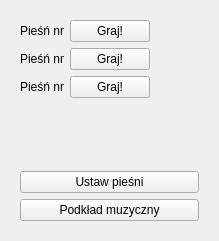
<?xml version="1.0" encoding="UTF-8"?>
<ui version="4.0">
 <class>SongSelector</class>
 <widget class="QWidget" name="SongSelector">
  <property name="geometry">
   <rect>
    <x>0</x>
    <y>0</y>
    <width>219</width>
    <height>235</height>
   </rect>
  </property>
  <property name="windowTitle">
   <string>Form</string>
  </property>
  <layout class="QVBoxLayout" name="verticalLayout">
   <item>
    <widget class="QStackedWidget" name="stackedWidget">
     <property name="currentIndex">
      <number>1</number>
     </property>
     <widget class="QWidget" name="setPage">
      <layout class="QGridLayout" name="gridLayout">
       <item row="7" column="2" colspan="2">
        <widget class="QPushButton" name="acceptButton">
         <property name="text">
          <string>Gotowe</string>
         </property>
        </widget>
       </item>
       <item row="0" column="0" colspan="2">
        <widget class="QLabel" name="label_4">
         <property name="text">
          <string>Wybór pieśni</string>
         </property>
         <property name="alignment">
          <set>Qt::AlignCenter</set>
         </property>
        </widget>
       </item>
       <item row="1" column="0">
        <widget class="QLabel" name="label">
         <property name="text">
          <string>1-sza pieśń</string>
         </property>
         <property name="alignment">
          <set>Qt::AlignCenter</set>
         </property>
        </widget>
       </item>
       <item row="2" column="0">
        <widget class="QLabel" name="label_2">
         <property name="text">
          <string>2-ga pieśń</string>
         </property>
         <property name="alignment">
          <set>Qt::AlignCenter</set>
         </property>
        </widget>
       </item>
       <item row="7" column="0">
        <widget class="QPushButton" name="cancelButton">
         <property name="text">
          <string>Anuluj</string>
         </property>
        </widget>
       </item>
       <item row="3" column="0">
        <widget class="QLabel" name="label_3">
         <property name="text">
          <string>3-cia pieśń </string>
         </property>
         <property name="alignment">
          <set>Qt::AlignCenter</set>
         </property>
        </widget>
       </item>
       <item row="2" column="3">
        <widget class="QToolButton" name="song2Button">
         <property name="text">
          <string/>
         </property>
         <property name="icon">
          <iconset resource="resource.qrc">
           <normaloff>:/res/style/down-arrow.png</normaloff>:/res/style/down-arrow.png</iconset>
         </property>
         <property name="iconSize">
          <size>
           <width>40</width>
           <height>40</height>
          </size>
         </property>
        </widget>
       </item>
       <item row="1" column="3">
        <widget class="QToolButton" name="song1Button">
         <property name="text">
          <string/>
         </property>
         <property name="icon">
          <iconset resource="resource.qrc">
           <normaloff>:/res/style/down-arrow.png</normaloff>:/res/style/down-arrow.png</iconset>
         </property>
         <property name="iconSize">
          <size>
           <width>40</width>
           <height>40</height>
          </size>
         </property>
        </widget>
       </item>
       <item row="1" column="2">
        <widget class="SlimLineEdit" name="song1Edit">
         <property name="sizePolicy">
          <sizepolicy hsizetype="Maximum" vsizetype="Fixed">
           <horstretch>0</horstretch>
           <verstretch>0</verstretch>
          </sizepolicy>
         </property>
         <property name="maxLength">
          <number>3</number>
         </property>
         <property name="alignment">
          <set>Qt::AlignCenter</set>
         </property>
         <property name="readOnly">
          <bool>true</bool>
         </property>
        </widget>
       </item>
       <item row="3" column="3">
        <widget class="QToolButton" name="song3Button">
         <property name="text">
          <string/>
         </property>
         <property name="icon">
          <iconset resource="resource.qrc">
           <normaloff>:/res/style/down-arrow.png</normaloff>:/res/style/down-arrow.png</iconset>
         </property>
         <property name="iconSize">
          <size>
           <width>40</width>
           <height>40</height>
          </size>
         </property>
        </widget>
       </item>
       <item row="2" column="2">
        <widget class="SlimLineEdit" name="song2Edit">
         <property name="sizePolicy">
          <sizepolicy hsizetype="Maximum" vsizetype="Fixed">
           <horstretch>0</horstretch>
           <verstretch>0</verstretch>
          </sizepolicy>
         </property>
         <property name="maxLength">
          <number>3</number>
         </property>
         <property name="alignment">
          <set>Qt::AlignCenter</set>
         </property>
         <property name="readOnly">
          <bool>true</bool>
         </property>
        </widget>
       </item>
       <item row="3" column="2">
        <widget class="SlimLineEdit" name="song3Edit">
         <property name="sizePolicy">
          <sizepolicy hsizetype="Maximum" vsizetype="Fixed">
           <horstretch>0</horstretch>
           <verstretch>0</verstretch>
          </sizepolicy>
         </property>
         <property name="maxLength">
          <number>3</number>
         </property>
         <property name="alignment">
          <set>Qt::AlignCenter</set>
         </property>
         <property name="readOnly">
          <bool>true</bool>
         </property>
        </widget>
       </item>
       <item row="4" column="0">
        <spacer name="verticalSpacer">
         <property name="orientation">
          <enum>Qt::Vertical</enum>
         </property>
         <property name="sizeHint" stdset="0">
          <size>
           <width>20</width>
           <height>40</height>
          </size>
         </property>
        </spacer>
       </item>
      </layout>
     </widget>
     <widget class="QWidget" name="controlPage">
      <layout class="QGridLayout" name="gridLayout_2">
       <item row="7" column="0" colspan="3">
        <widget class="QPushButton" name="musicButton">
         <property name="text">
          <string>Podkład muzyczny</string>
         </property>
         <property name="checkable">
          <bool>true</bool>
         </property>
        </widget>
       </item>
       <item row="3" column="0">
        <widget class="QLabel" name="song2Label">
         <property name="text">
          <string>Pieśń nr</string>
         </property>
         <property name="alignment">
          <set>Qt::AlignLeading|Qt::AlignLeft|Qt::AlignVCenter</set>
         </property>
        </widget>
       </item>
       <item row="2" column="0">
        <widget class="QLabel" name="song1Label">
         <property name="text">
          <string>Pieśń nr</string>
         </property>
         <property name="alignment">
          <set>Qt::AlignLeading|Qt::AlignLeft|Qt::AlignVCenter</set>
         </property>
        </widget>
       </item>
       <item row="3" column="1">
        <widget class="QPushButton" name="playButton2">
         <property name="sizePolicy">
          <sizepolicy hsizetype="Maximum" vsizetype="Fixed">
           <horstretch>0</horstretch>
           <verstretch>0</verstretch>
          </sizepolicy>
         </property>
         <property name="text">
          <string>Graj!</string>
         </property>
         <property name="checkable">
          <bool>true</bool>
         </property>
        </widget>
       </item>
       <item row="2" column="1">
        <widget class="QPushButton" name="playButton1">
         <property name="sizePolicy">
          <sizepolicy hsizetype="Maximum" vsizetype="Fixed">
           <horstretch>0</horstretch>
           <verstretch>0</verstretch>
          </sizepolicy>
         </property>
         <property name="text">
          <string>Graj!</string>
         </property>
         <property name="checkable">
          <bool>true</bool>
         </property>
        </widget>
       </item>
       <item row="4" column="1">
        <widget class="QPushButton" name="playButton3">
         <property name="sizePolicy">
          <sizepolicy hsizetype="Maximum" vsizetype="Fixed">
           <horstretch>0</horstretch>
           <verstretch>0</verstretch>
          </sizepolicy>
         </property>
         <property name="text">
          <string>Graj!</string>
         </property>
         <property name="checkable">
          <bool>true</bool>
         </property>
        </widget>
       </item>
       <item row="4" column="0">
        <widget class="QLabel" name="song3Label">
         <property name="text">
          <string>Pieśń nr</string>
         </property>
         <property name="alignment">
          <set>Qt::AlignLeading|Qt::AlignLeft|Qt::AlignVCenter</set>
         </property>
        </widget>
       </item>
       <item row="5" column="0" colspan="2">
        <spacer name="verticalSpacer_3">
         <property name="orientation">
          <enum>Qt::Vertical</enum>
         </property>
         <property name="sizeHint" stdset="0">
          <size>
           <width>20</width>
           <height>40</height>
          </size>
         </property>
        </spacer>
       </item>
       <item row="4" column="2">
        <spacer name="horizontalSpacer">
         <property name="orientation">
          <enum>Qt::Horizontal</enum>
         </property>
         <property name="sizeHint" stdset="0">
          <size>
           <width>40</width>
           <height>20</height>
          </size>
         </property>
        </spacer>
       </item>
       <item row="6" column="0" colspan="3">
        <widget class="QPushButton" name="setSongsButton">
         <property name="text">
          <string>Ustaw pieśni</string>
         </property>
        </widget>
       </item>
      </layout>
     </widget>
    </widget>
   </item>
  </layout>
 </widget>
 <customwidgets>
  <customwidget>
   <class>SlimLineEdit</class>
   <extends>QLineEdit</extends>
   <header>slimlineedit.h</header>
  </customwidget>
 </customwidgets>
 <resources>
  <include location="resource.qrc"/>
 </resources>
 <connections/>
</ui>
